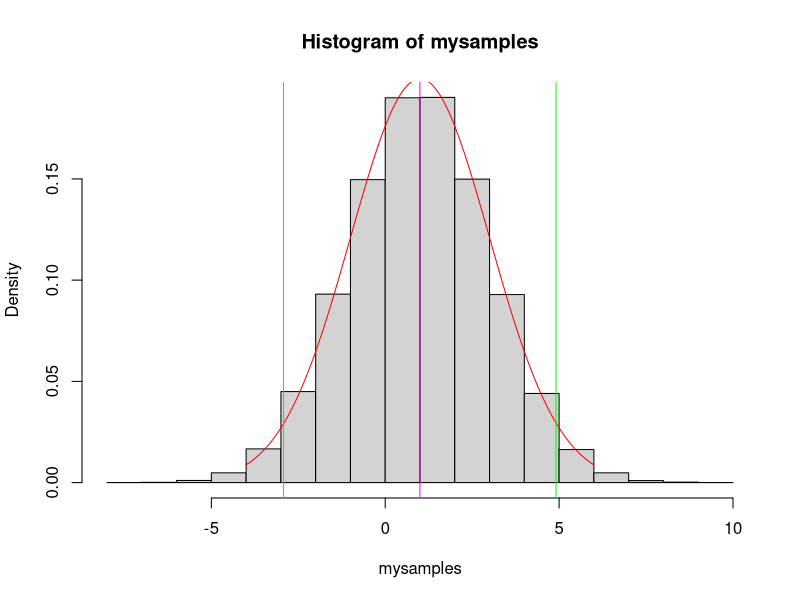
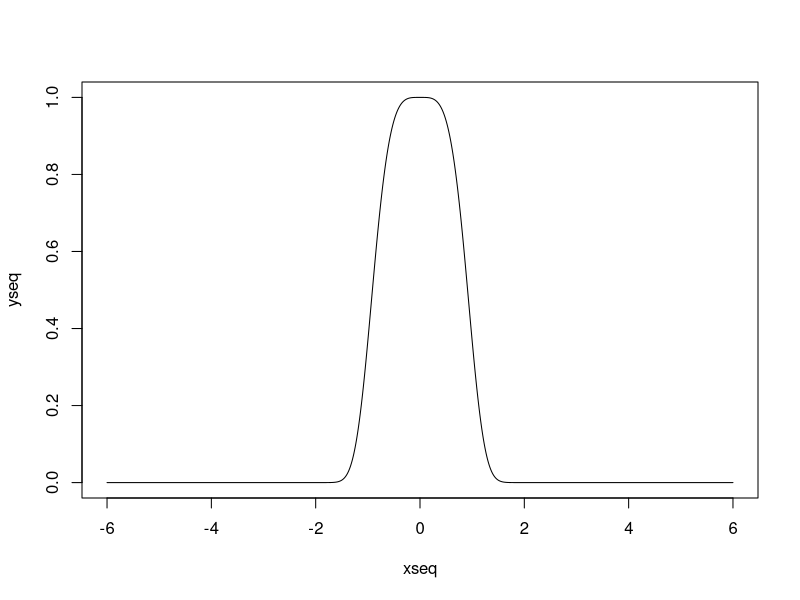
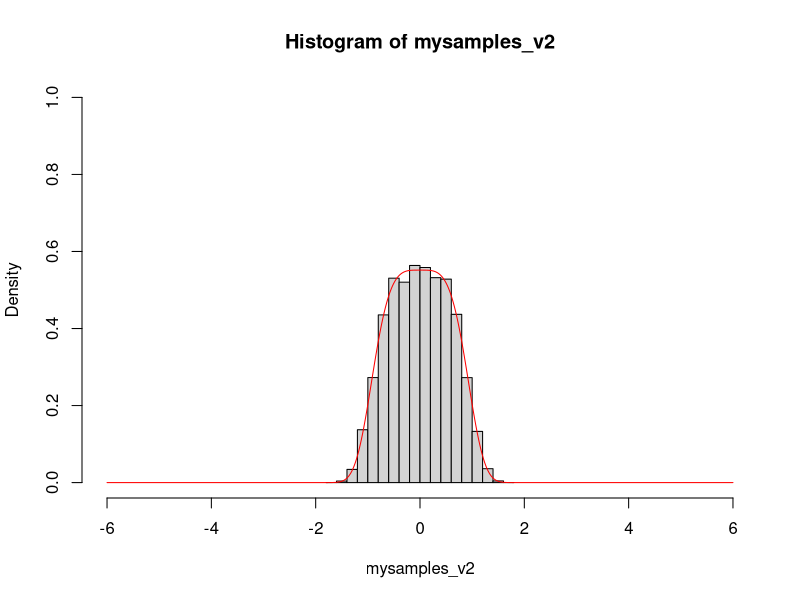

The R source for these figures, in order:

# assume the posterior distribution for theta is normal (1, 2)

mysamples <- rnorm(100000, mean = 1, sd = 2)
hist(mysamples, freq = FALSE)
xseq <- seq(-4, 6, length.out = 200)
yseq <- dnorm(xseq, mean = 1, sd = 2)
lines(xseq, yseq, col = "red")

mean(mysamples)
sd(mysamples)

posterior_interval <- quantile(mysamples, c(0.025, 0.975))
abline(v = posterior_interval[1], col = "green")
abline(v = posterior_interval[2], col = "green")
abline(v = mean(mysamples), col = "magenta")


# if I only know my posterior is proportional to exp(-theta^4)

xseq <- seq(-6, 6, length.out = 1000)
yseq <- exp(-(xseq)^4)

plot(xseq, yseq, type= "l")

mysamples_v2 <- sample(xseq, 200000, replace = TRUE, prob = yseq/sum(yseq))
hist(mysamples_v2, freq = FALSE, ylim = c(0, 1), xlim = c(-6, 6))
lines(xseq, yseq/(sum(yseq) * (xseq[2]-xseq[1])), col = "red")

mean(mysamples_v2)
sd(mysamples_v2)

quantile(mysamples_v2, c(0.025, 0.975))


M <- 10000
yseq <- rt(n = M, df = 29) * sqrt(1/6) + 10
mean(yseq)
sum <- 0
for(i in 1:length(yseq)) {
  sum <- sum + (yseq[i] - mean(yseq))^2
}
sum / (M-1)


